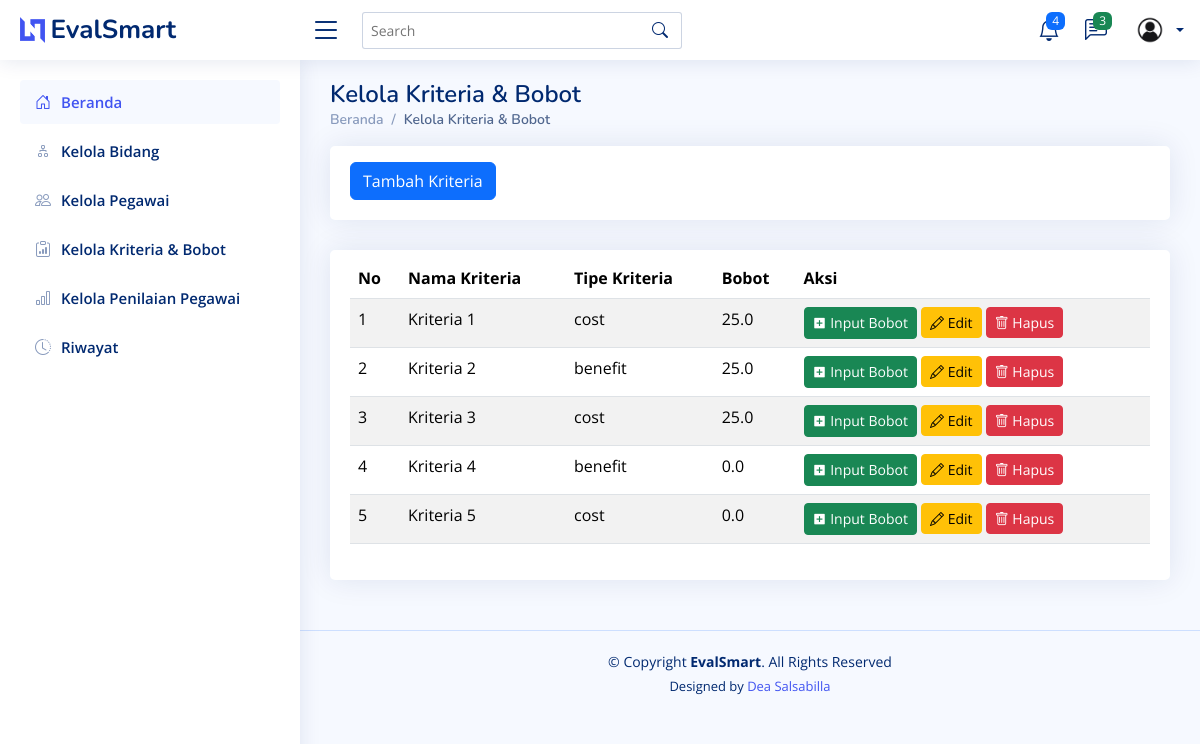
/kriteria/, run on an earlier commit of the app's database.
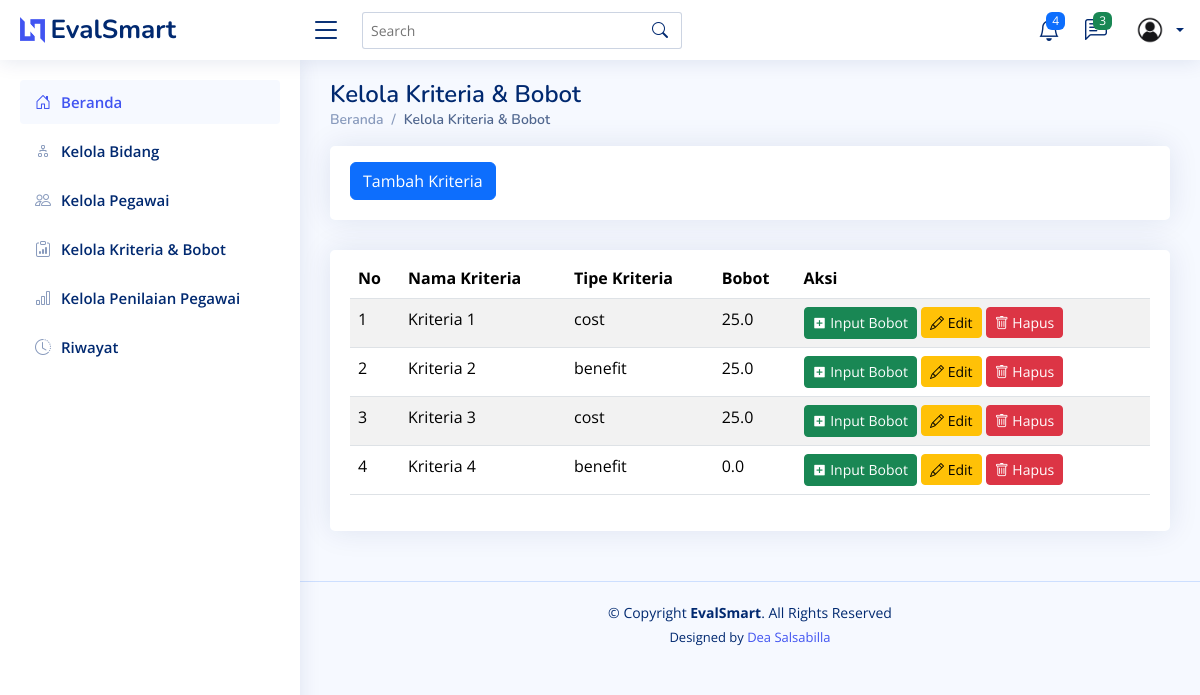
And on a later commit of the database.
### testing/models.py (models this page shows, shortened)
class Kriteria(models.Model):
    TIPE_CHOICES = [
        ('benefit', 'Benefit'),
        ('cost', 'Cost'),
    ]
    id = models.AutoField(primary_key=True)  # ID otomatis
    nama = models.CharField(max_length=100)  # Nama kriteria
    bobot = models.FloatField(default=0, null=False, blank=False)  # Bobot, default 0
    tipe = models.CharField(max_length=10, choices=TIPE_CHOICES, default='benefit')  # Tipe kriteria (Benefit/Cost)
    class Meta:
        verbose_name_plural = "Kriteria"
        ordering = ['nama']  # Urutkan berdasarkan nama secara default

### testing/views.py (the view)
# urls.py: path("kriteria/", views.kriteria, name="kriteria"),
def kriteria(request):
    kriterias = Kriteria.objects.all()
    return render(request, 'kriteria.html', {'kriterias' : kriterias})

### testing/templates/kriteria.html (shortened to what this page needs)
<!DOCTYPE html>
<html lang="en">
  <head>
    {% load static %}
    <link href="{% static 'assets/vendor/bootstrap/css/bootstrap.min.css' %}" rel="stylesheet" />
    <link href="{% static 'assets/vendor/bootstrap-icons/bootstrap-icons.css' %}" rel="stylesheet" />
    <link href="{% static 'assets/vendor/boxicons/css/boxicons.min.css' %}" rel="stylesheet" />
    <link href="{% static 'assets/vendor/quill/quill.snow.css' %}" rel="stylesheet" />
    <link href="{% static 'assets/vendor/quill/quill.bubble.css' %}" rel="stylesheet" />
    <link href="{% static 'assets/vendor/remixicon/remixicon.css' %}" rel="stylesheet" />
    <link href="{% static 'assets/vendor/simple-datatables/style.css' %}" rel="stylesheet" />
    <link href="{% static 'assets/css/style.css' %}" rel="stylesheet" />
  </head>
  <body>
    {% include 'partials/header.html' %}
    {% include 'partials/sidebar.html' %}
    <main id="main" class="main">
      <div class="pagetitle">
        <h1>Kelola Kriteria & Bobot</h1>
        <nav>
          <ol class="breadcrumb">
            <li class="breadcrumb-item">
              <a href="{% url 'home' %}">Beranda</a>
            </li>
            <li class="breadcrumb-item active">Kelola Kriteria & Bobot</li>
          </ol>
        </nav>
      </div>
      <div class="row">
        <div class="col-lg-12">
          <div class="card">
            <div class="card-body">
              <button class="btn btn-primary mt-3"><a href="{% url 'tambah_kriteria' %}" style="color: white; text-decoration: none;">Tambah Kriteria</a></button>
            </div>
          </div>
        </div>
      </div>
      <section class="section">
        <div class="row">
          <div class="col-lg-12">
            <div class="card">
              <div class="card-body">
                <table class="table table-striped mt-2">
                  <thead>
                    <tr>
                      <th scope="col">No</th>
                      <th scope="col">Nama Kriteria</th>
                      <th scope="col">Tipe Kriteria</th>
                      <th scope="col">Bobot</th>
                      <th scope="col">Aksi</th>
                    </tr>
                  </thead>
                  <tbody>
                    {% for kriteria in kriterias %}
                      <tr>
                        <td>{{ forloop.counter }}</td>
                        <td>{{ kriteria.nama }}</td>
                        <td>{{ kriteria.tipe }}</td>
                        <td>{{ kriteria.bobot }}</td>
                        <td>
                          <a href="{% url 'input_bobot' kriteria.id %}" class="btn btn-success btn-sm"><i class="ri-add-box-fill"></i> Input Bobot</a>
                          <a href="{% url 'edit_kriteria' kriteria.id %}" class="btn btn-warning btn-sm"><i class="bi bi-pencil"></i> Edit</a>
                          <form action="{% url 'delete_kriteria' kriteria.id %}" method="post" style="display:inline;">
                            <button type="submit" class="btn btn-danger btn-sm" onclick="return confirm('Apakah Anda yakin ingin menghapus bidang ini?');"><i class="bi bi-trash"></i> Hapus</button>
                          </form>
                        </td>
                      </tr>
                    {% empty %}
                      <tr>
                        <td colspan="3" class="text-center">Tidak ada data</td>
                      </tr>
                    {% endfor %}
                  </tbody>
                </table>
              </div>
            </div>
          </div>
        </div>
      </section>
    </main>
    {% include 'partials/footer.html' %}
  </body>
</html>

What changed in the data, as far as the page shows it:
removed Kriteria: nama "Kriteria 5", tipe "cost", bobot "0.0"
